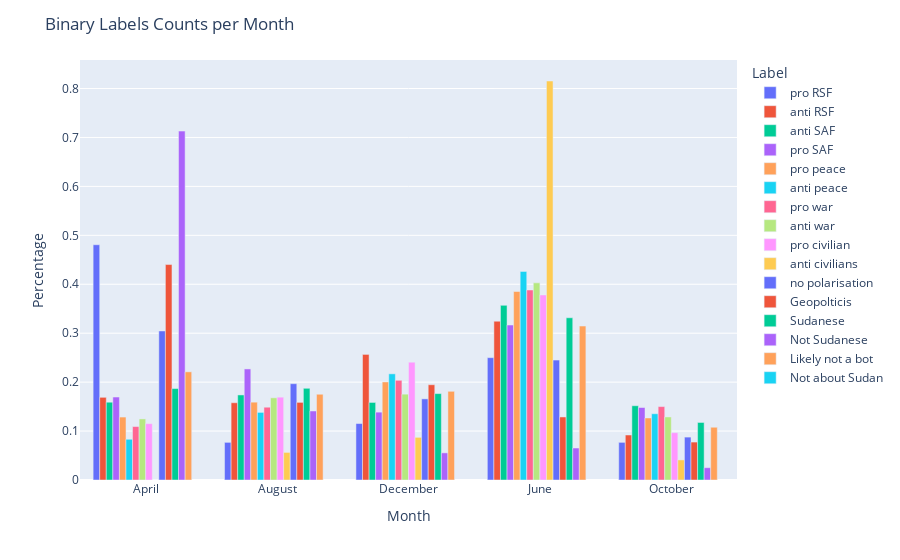

Notebook cell for this chart:
### Code cell
data = data_copy.copy()
# Plot the binary labels counts per month
data = data[data['Not about Sudan'] == 0]
data['date'] = pd.to_datetime(data['date'])
data['month'] = data['date'].dt.month
months = data['month'].unique()
#Replace the month number with the month name
month_names = ['January', 'February', 'March', 'April', 'May', 'June', 'July', 'August', 'September', 'October', 'November', 'December']
data['month'] = data['month'].apply(lambda x: month_names[x-1])

months = sorted(months)
data_per_month = data.groupby('month')[binary_labels].sum()
data_per_month = data_per_month / data_per_month.sum()
data_per_month = data_per_month.reset_index()
data_per_month = pd.melt(data_per_month, id_vars='month', value_vars=binary_labels, var_name='Label', value_name='Percentage')
fig = px.bar(data_per_month, x='month', y='Percentage', color='Label', barmode='group')
fig.update_layout(title='Binary Labels Counts per Month', xaxis_title='Month', yaxis_title='Percentage')
fig.show()

#save the plot
fig.write_html('../plots/binary_labels_counts_per_month.html')

### Figure 1 — Plotly figure (JSON) as saved in the notebook; plotly's stock layout.template omitted (floating-point values rounded to 4 significant figures)
{"data": [{"alignmentgroup": "True", "hovertemplate": "Label=pro RSF<br>month=%{x}<br>Percentage=%{y}<extra></extra>", "legendgroup": "pro RSF", "marker": {"color": "#636efa", "pattern": {"shape": ""}}, "name": "pro RSF", "offsetgroup": "pro RSF", "orientation": "v", "showlegend": true, "textposition": "auto", "type": "bar", "x": ["April", "August", "December", "June", "October"], "xaxis": "x", "y": [0.4808, 0.07692, 0.1154, 0.25, 0.07692], "yaxis": "y"}, {"alignmentgroup": "True", "hovertemplate": "Label=anti RSF<br>month=%{x}<br>Percentage=%{y}<extra></extra>", "legendgroup": "anti RSF", "marker": {"color": "#EF553B", "pattern": {"shape": ""}}, "name": "anti RSF", "offsetgroup": "anti RSF", "orientation": "v", "showlegend": true, "textposition": "auto", "type": "bar", "x": ["April", "August", "December", "June", "October"], "xaxis": "x", "y": [0.169, 0.1579, 0.2567, 0.3245, 0.09194], "yaxis": "y"}, {"alignmentgroup": "True", "hovertemplate": "Label=anti SAF<br>month=%{x}<br>Percentage=%{y}<extra></extra>", "legendgroup": "anti SAF", "marker": {"color": "#00cc96", "pattern": {"shape": ""}}, "name": "anti SAF", "offsetgroup": "anti SAF", "orientation": "v", "showlegend": true, "textposition": "auto", "type": "bar", "x": ["April", "August", "December", "June", "October"], "xaxis": "x", "y": [0.159, 0.1738, 0.1585, 0.3569, 0.1518], "yaxis": "y"}, {"alignmentgroup": "True", "hovertemplate": "Label=pro SAF<br>month=%{x}<br>Percentage=%{y}<extra></extra>", "legendgroup": "pro SAF", "marker": {"color": "#ab63fa", "pattern": {"shape": ""}}, "name": "pro SAF", "offsetgroup": "pro SAF", "orientation": "v", "showlegend": true, "textposition": "auto", "type": "bar", "x": ["April", "August", "December", "June", "October"], "xaxis": "x", "y": [0.1696, 0.227, 0.1387, 0.3167, 0.1481], "yaxis": "y"}, {"alignmentgroup": "True", "hovertemplate": "Label=pro peace<br>month=%{x}<br>Percentage=%{y}<extra></extra>", "legendgroup": "pro peace", "marker": {"color": "#FFA15A", "pattern": {"shape": ""}}, "name": "pro peace", "offsetgroup": "pro peace", "orientation": "v", "showlegend": true, "textposition": "auto", "type": "bar", "x": ["April", "August", "December", "June", "October"], "xaxis": "x", "y": [0.1286, 0.1591, 0.2004, 0.3852, 0.1268], "yaxis": "y"}, {"alignmentgroup": "True", "hovertemplate": "Label=anti peace<br>month=%{x}<br>Percentage=%{y}<extra></extra>", "legendgroup": "anti peace", "marker": {"color": "#19d3f3", "pattern": {"shape": ""}}, "name": "anti peace", "offsetgroup": "anti peace", "orientation": "v", "showlegend": true, "textposition": "auto", "type": "bar", "x": ["April", "August", "December", "June", "October"], "xaxis": "x", "y": [0.08322, 0.1381, 0.217, 0.4263, 0.1354], "yaxis": "y"}, {"alignmentgroup": "True", "hovertemplate": "Label=pro war<br>month=%{x}<br>Percentage=%{y}<extra></extra>", "legendgroup": "pro war", "marker": {"color": "#FF6692", "pattern": {"shape": ""}}, "name": "pro war", "offsetgroup": "pro war", "orientation": "v", "showlegend": true, "textposition": "auto", "type": "bar", "x": ["April", "August", "December", "June", "October"], "xaxis": "x", "y": [0.1092, 0.1488, 0.2037, 0.3883, 0.15], "yaxis": "y"}, {"alignmentgroup": "True", "hovertemplate": "Label=anti war<br>month=%{x}<br>Percentage=%{y}<extra></extra>", "legendgroup": "anti war", "marker": {"color": "#B6E880", "pattern": {"shape": ""}}, "name": "anti war", "offsetgroup": "anti war", "orientation": "v", "showlegend": true, "textposition": "auto", "type": "bar", "x": ["April", "August", "December", "June", "October"], "xaxis": "x", "y": [0.1248, 0.168, 0.1754, 0.4029, 0.1289], "yaxis": "y"}, {"alignmentgroup": "True", "hovertemplate": "Label=pro civilian<br>month=%{x}<br>Percentage=%{y}<extra></extra>", "legendgroup": "pro civilian", "marker": {"color": "#FF97FF", "pattern": {"shape": ""}}, "name": "pro civilian", "offsetgroup": "pro civilian", "orientation": "v", "showlegend": true, "textposition": "auto", "type": "bar", "x": ["April", "August", "December", "June", "October"], "xaxis": "x", "y": [0.1151, 0.1693, 0.2407, 0.3782, 0.09669], "yaxis": "y"}, {"alignmentgroup": "True", "hovertemplate": "Label=anti civilians<br>month=%{x}<br>Percentage=%{y}<extra></extra>", "legendgroup": "anti civilians", "marker": {"color": "#FECB52", "pattern": {"shape": ""}}, "name": "anti civilians", "offsetgroup": "anti civilians", "orientation": "v", "showlegend": true, "textposition": "auto", "type": "bar", "x": ["April", "August", "December", "June", "October"], "xaxis": "x", "y": [0, 0.05641, 0.08718, 0.8154, 0.04103], "yaxis": "y"}, {"alignmentgroup": "True", "hovertemplate": "Label=no polarisation<br>month=%{x}<br>Percentage=%{y}<extra></extra>", "legendgroup": "no polarisation", "marker": {"color": "#636efa", "pattern": {"shape": ""}}, "name": "no polarisation", "offsetgroup": "no polarisation", "orientation": "v", "showlegend": true, "textposition": "auto", "type": "bar", "x": ["April", "August", "December", "June", "October"], "xaxis": "x", "y": [0.3046, 0.1968, 0.1658, 0.2451, 0.08767], "yaxis": "y"}, {"alignmentgroup": "True", "hovertemplate": "Label=Geopolticis<br>month=%{x}<br>Percentage=%{y}<extra></extra>", "legendgroup": "Geopolticis", "marker": {"color": "#EF553B", "pattern": {"shape": ""}}, "name": "Geopolticis", "offsetgroup": "Geopolticis", "orientation": "v", "showlegend": true, "textposition": "auto", "type": "bar", "x": ["April", "August", "December", "June", "October"], "xaxis": "x", "y": [0.4403, 0.1586, 0.1947, 0.1288, 0.0775], "yaxis": "y"}, {"alignmentgroup": "True", "hovertemplate": "Label=Sudanese<br>month=%{x}<br>Percentage=%{y}<extra></extra>", "legendgroup": "Sudanese", "marker": {"color": "#00cc96", "pattern": {"shape": ""}}, "name": "Sudanese", "offsetgroup": "Sudanese", "orientation": "v", "showlegend": true, "textposition": "auto", "type": "bar", "x": ["April", "August", "December", "June", "October"], "xaxis": "x", "y": [0.1869, 0.1874, 0.1766, 0.3315, 0.1176], "yaxis": "y"}, {"alignmentgroup": "True", "hovertemplate": "Label=Not Sudanese<br>month=%{x}<br>Percentage=%{y}<extra></extra>", "legendgroup": "Not Sudanese", "marker": {"color": "#ab63fa", "pattern": {"shape": ""}}, "name": "Not Sudanese", "offsetgroup": "Not Sudanese", "orientation": "v", "showlegend": true, "textposition": "auto", "type": "bar", "x": ["April", "August", "December", "June", "October"], "xaxis": "x", "y": [0.713, 0.141, 0.05546, 0.06536, 0.02513], "yaxis": "y"}, {"alignmentgroup": "True", "hovertemplate": "Label=Likely not a bot<br>month=%{x}<br>Percentage=%{y}<extra></extra>", "legendgroup": "Likely not a bot", "marker": {"color": "#FFA15A", "pattern": {"shape": ""}}, "name": "Likely not a bot", "offsetgroup": "Likely not a bot", "orientation": "v", "showlegend": true, "textposition": "auto", "type": "bar", "x": ["April", "August", "December", "June", "October"], "xaxis": "x", "y": [0.2211, 0.1752, 0.1813, 0.3146, 0.1078], "yaxis": "y"}, {"alignmentgroup": "True", "hovertemplate": "Label=Not about Sudan<br>month=%{x}<br>Percentage=%{y}<extra></extra>", "legendgroup": "Not about Sudan", "marker": {"color": "#19d3f3", "pattern": {"shape": ""}}, "name": "Not about Sudan", "offsetgroup": "Not about Sudan", "orientation": "v", "showlegend": true, "textposition": "auto", "type": "bar", "x": ["April", "August", "December", "June", "October"], "xaxis": "x", "y": [null, null, null, null, null], "yaxis": "y"}], "layout": {"barmode": "group", "legend": {"title": {"text": "Label"}, "tracegroupgap": 0}, "margin": {"t": 60}, "title": {"text": "Binary Labels Counts per Month"}, "xaxis": {"anchor": "y", "domain": [0, 1], "title": {"text": "Month"}}, "yaxis": {"anchor": "x", "domain": [0, 1], "title": {"text": "Percentage"}}}}
